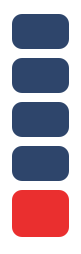
   <widget class="QFrame" name="menu_frame">
    <property name="geometry">
     <rect>
      <x>0</x>
      <y>-5</y>
      <width>81</width>
      <height>254</height>
     </rect>
    </property>
    <property name="styleSheet">
     <string notr="true">background-color: rgba(0,0,0,0)</string>
    </property>
    <property name="frameShape">
     <enum>QFrame::StyledPanel</enum>
    </property>
    <property name="frameShadow">
     <enum>QFrame::Raised</enum>
    </property>
    <widget class="QPushButton" name="signal_nav_button">
     <property name="enabled">
      <bool>true</bool>
     </property>
     <property name="geometry">
      <rect>
       <x>12</x>
       <y>14</y>
       <width>57</width>
       <height>35</height>
      </rect>
     </property>
     <property name="sizePolicy">
      <sizepolicy hsizetype="Ignored" vsizetype="Ignored">
       <horstretch>0</horstretch>
       <verstretch>0</verstretch>
      </sizepolicy>
     </property>
     <property name="minimumSize">
      <size>
       <width>57</width>
       <height>35</height>
      </size>
     </property>
     <property name="focusPolicy">
      <enum>Qt::NoFocus</enum>
     </property>
     <property name="styleSheet">
      <string notr="true">QPushButton {
	background-color: rgb(46, 69, 107);
	border: none;
	border-radius: 10px;
	color: white
}</string>
     </property>
     <property name="text">
      <string/>
     </property>
     <property name="icon">
      <iconset>
       <normaloff>../../../GUI/Final_Images/signal_icon.png</normaloff>../../../GUI/Final_Images/signal_icon.png</iconset>
     </property>
     <property name="iconSize">
      <size>
       <width>35</width>
       <height>35</height>
      </size>
     </property>
    </widget>
    <widget class="QPushButton" name="frequyncy_and_power_nav_button">
     <property name="geometry">
      <rect>
       <x>12</x>
       <y>58</y>
       <width>57</width>
       <height>35</height>
      </rect>
     </property>
     <property name="sizePolicy">
      <sizepolicy hsizetype="Ignored" vsizetype="Ignored">
       <horstretch>0</horstretch>
       <verstretch>0</verstretch>
      </sizepolicy>
     </property>
     <property name="minimumSize">
      <size>
       <width>57</width>
       <height>35</height>
      </size>
     </property>
     <property name="styleSheet">
      <string notr="true">QPushButton {
	background-color: rgb(46, 69, 107);
	border: none;
	border-radius: 10px;
	color: white
}</string>
     </property>
     <property name="text">
      <string/>
     </property>
     <property name="icon">
      <iconset>
       <normaloff>../../../GUI/Final_Images/frequyncy_icon.png</normaloff>../../../GUI/Final_Images/frequyncy_icon.png</iconset>
     </property>
     <property name="iconSize">
      <size>
       <width>35</width>
       <height>35</height>
      </size>
     </property>
     <property name="flat">
      <bool>false</bool>
     </property>
    </widget>
    <widget class="QPushButton" name="temperature_nav_button">
     <property name="geometry">
      <rect>
       <x>12</x>
       <y>102</y>
       <width>57</width>
       <height>35</height>
      </rect>
     </property>
     <property name="sizePolicy">
      <sizepolicy hsizetype="Ignored" vsizetype="Ignored">
       <horstretch>0</horstretch>
       <verstretch>0</verstretch>
      </sizepolicy>
     </property>
     <property name="minimumSize">
      <size>
       <width>57</width>
       <height>35</height>
      </size>
     </property>
     <property name="layoutDirection">
      <enum>Qt::LeftToRight</enum>
     </property>
     <property name="styleSheet">
      <string notr="true">QPushButton {
	background-color: rgb(46, 69, 107);
	border: none;
	border-radius: 10px;
	color: white
}</string>
     </property>
     <property name="text">
      <string/>
     </property>
     <property name="icon">
      <iconset>
       <normaloff>../../../GUI/Final_Images/temperature_icon.png</normaloff>../../../GUI/Final_Images/temperature_icon.png</iconset>
     </property>
     <property name="iconSize">
      <size>
       <width>35</width>
       <height>35</height>
      </size>
     </property>
     <property name="checked">
      <bool>false</bool>
     </property>
    </widget>
    <widget class="QPushButton" name="timer_nav_button">
     <property name="geometry">
      <rect>
       <x>12</x>
       <y>146</y>
       <width>57</width>
       <height>35</height>
      </rect>
     </property>
     <property name="sizePolicy">
      <sizepolicy hsizetype="Ignored" vsizetype="Ignored">
       <horstretch>0</horstretch>
       <verstretch>0</verstretch>
      </sizepolicy>
     </property>
     <property name="minimumSize">
      <size>
       <width>57</width>
       <height>35</height>
      </size>
     </property>
     <property name="styleSheet">
      <string notr="true">QPushButton {
	background-color: rgb(46, 69, 107);
	border: none;
	border-radius: 10px;
	color: white
}</string>
     </property>
     <property name="text">
      <string/>
     </property>
     <property name="icon">
      <iconset>
       <normaloff>../../../GUI/Final_Images/clock_icon.png</normaloff>../../../GUI/Final_Images/clock_icon.png</iconset>
     </property>
     <property name="iconSize">
      <size>
       <width>35</width>
       <height>35</height>
      </size>
     </property>
     <property name="checkable">
      <bool>false</bool>
     </property>
    </widget>
    <widget class="QPushButton" name="launch_button">
     <property name="geometry">
      <rect>
       <x>12</x>
       <y>190</y>
       <width>57</width>
       <height>47</height>
      </rect>
     </property>
     <property name="sizePolicy">
      <sizepolicy hsizetype="Ignored" vsizetype="Ignored">
       <horstretch>0</horstretch>
       <verstretch>0</verstretch>
      </sizepolicy>
     </property>
     <property name="minimumSize">
      <size>
       <width>57</width>
       <height>45</height>
      </size>
     </property>
     <property name="styleSheet">
      <string notr="true">QPushButton {
	background-color: rgb(234, 47, 47);
	color: rgb(42, 225, 0);
	border: none;
	border-radius: 10px;
	color: white
}</string>
     </property>
     <property name="text">
      <string/>
     </property>
     <property name="icon">
      <iconset>
       <normaloff>../../../GUI/Final_Images/launch_icon.png</normaloff>../../../GUI/Final_Images/launch_icon.png</iconset>
     </property>
     <property name="iconSize">
      <size>
       <width>40</width>
       <height>40</height>
      </size>
     </property>
    </widget>
   </widget>
